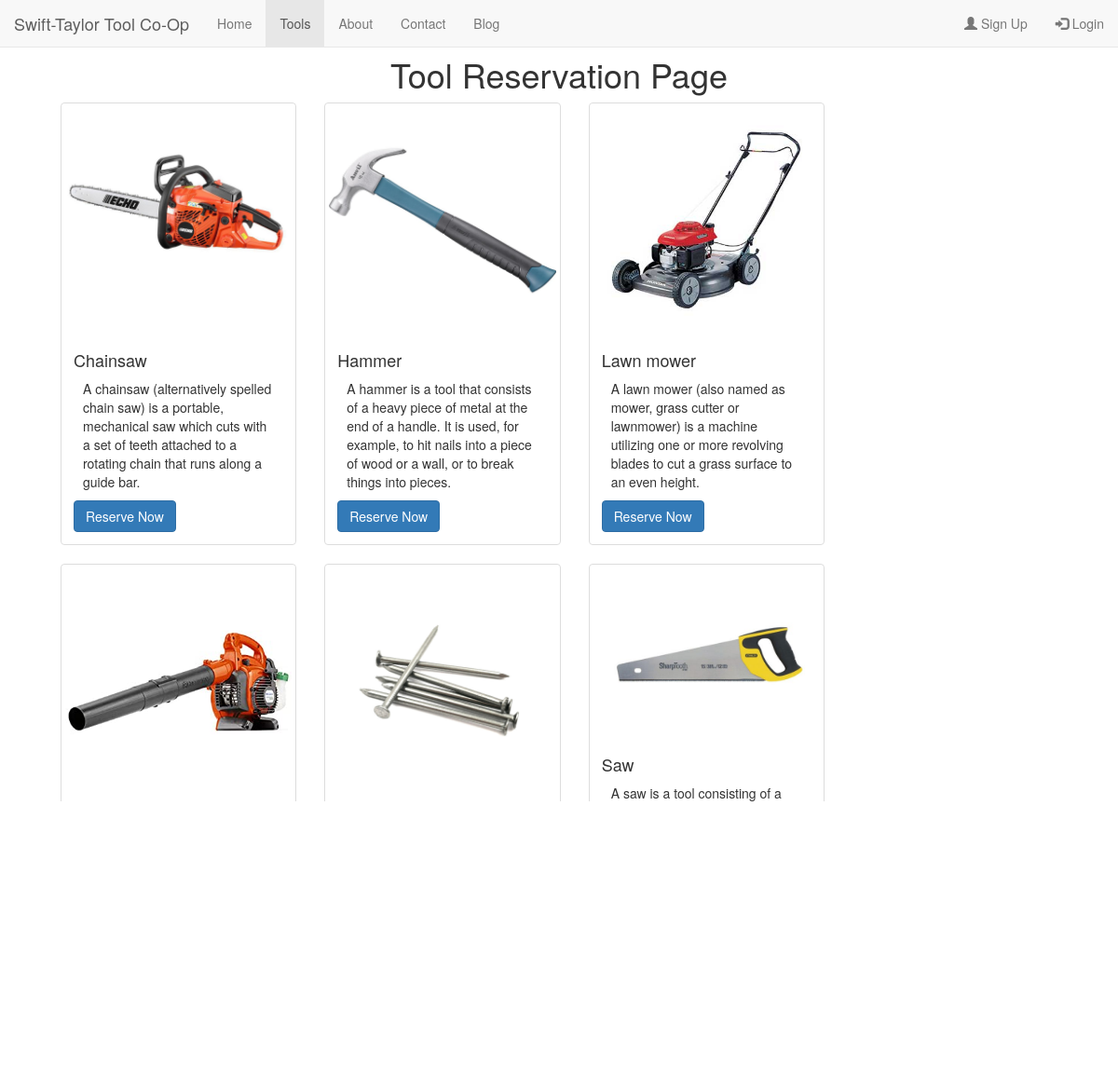
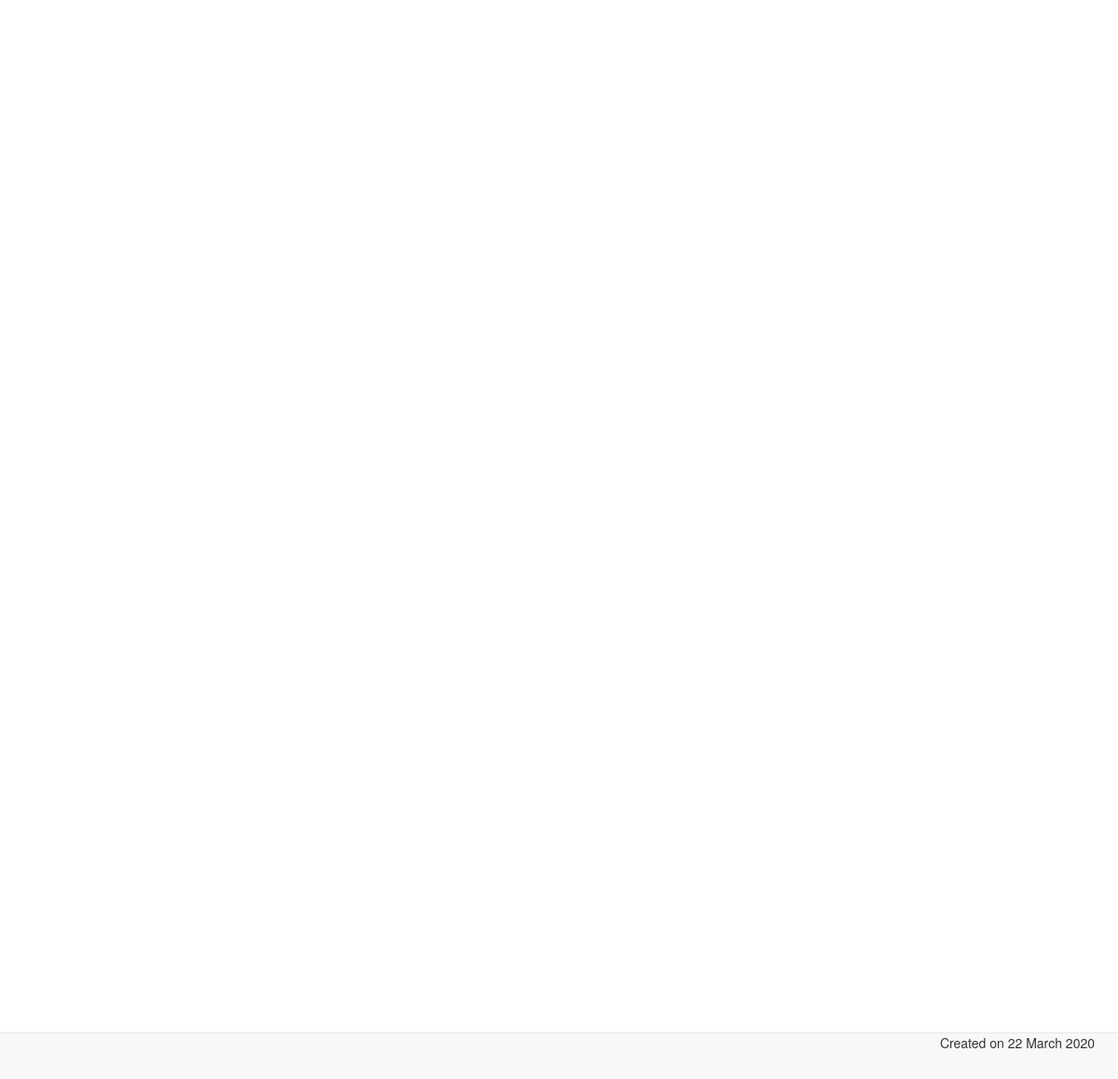
The page /toolview/ on the database its author committed (2 pictures, top to bottom).
### tools/models.py (models this page shows, shortened)
class Tool(models.Model):
    name = models.CharField(max_length=100)
    description = models.CharField(max_length=300)
    photo = models.ImageField(upload_to='img', null=True, blank=True)

### tools/views.py (the view)
# urls.py: path('toolview/', include('tools.urls')),
def tools(request):
    tools_list = Tool.objects.order_by('name')
    context = {'tools_list': tools_list}
    return render(request, 'tools/toolview.html', context)

### tools/templates/tools/toolview.html (shortened to what this page needs)
<!DOCTYPE html>
{% load static %}
<html>
<head>
  <link rel="stylesheet" href="https://maxcdn.bootstrapcdn.com/bootstrap/3.4.1/css/bootstrap.min.css">
  <link rel="stylesheet" type="text/css" href="{% static 'tools/style.css' %}">
</head>
<body>
<nav class="navbar navbar-default navbar-fixed-top">
  <div class="container-fluid">
    <div class="navbar-header">
      <a class="navbar-brand" href="#">Swift-Taylor Tool Co-Op</a>
    </div>
    <ul class="nav navbar-nav">
      <li><a href="{% url 'homepage' %}">Home</a></li>
      <li class="active"><a href="{% url 'tools' %}">Tools</a></li>
      <li><a href="{% url 'about' %}">About</a></li>
    <li><a href="{% url 'contact' %}">Contact</a></li>
    <li><a href="{% url 'blog' %}">Blog</a></li>
    </ul>
    <ul class="nav navbar-nav navbar-right">
    <li><a href="{% url 'register' %}"><span class="glyphicon glyphicon-user"></span> Sign Up</a></li>
    <li><a href="{% url 'login' %}"><span class="glyphicon glyphicon-log-in"></span> Login</a></li>
    </ul>
  </div>
</nav>
	<br>
	<br>
  <h1>Tool Reservation Page</h1>
    <div class="tools-container" style="display: flex; flex-wrap: wrap;">
    {% if tools_list %}
        {% for tool in tools_list %}
          <div class="col-lg-4 col-md-6 mb-4">
            <div class="thumbnail">
              <img src="{{ tool.photo.url }}" class="card-img-top" alt="bootstraplogo">
              <div class="caption">
                <h4>{{ tool.name }}</h4>
                <p>{{ tool.description }}</p>
                <a href="#" class="btn btn-primary">Reserve Now</a>
              </div>
            </div>
          </div>
        {% endfor %}
    {% else %}
      <p>No tools found</p>
    {% endif %}
    </div>
<nav class="navbar navbar-default navbar-fixed-bottom">
  <div class="container">
    <p class="nav navbar-nav navbar-right"> Created on 22 March 2020</p>
  </div>
</nav>
  </body>
</html>

### tools/static/tools/style.css (style rules this page uses)
h1 { text-align: center; padding-left: 10px; padding-right: 10px; }
p { padding-left: 10px; padding-right: 10px; }
.tools-container { overflow: auto; float: left; width: 75%; max-height: 750px; padding-left: 50px; }

### rows shown on the page
Tool: photo (picture), name "Chainsaw", description "A chainsaw (alternatively spelled chain saw) is a portable, mechanical saw which cuts with a set of teeth attached to a rotating chain that runs along a guide bar."
Tool: photo (picture), name "Hammer", description "A hammer is a tool that consists of a heavy piece of metal at the end of a handle. It is used, for example, to hit nails into a piece of wood or a wall, or to break things into pieces."
Tool: photo (picture), name "Lawn mower", description "A lawn mower (also named as mower, grass cutter or lawnmower) is a machine utilizing one or more revolving blades to cut a grass surface to an even height."
Tool: photo (picture)
Tool: photo (picture)
Tool: photo (picture), name "Saw", description "A saw is a tool consisting of a…"
